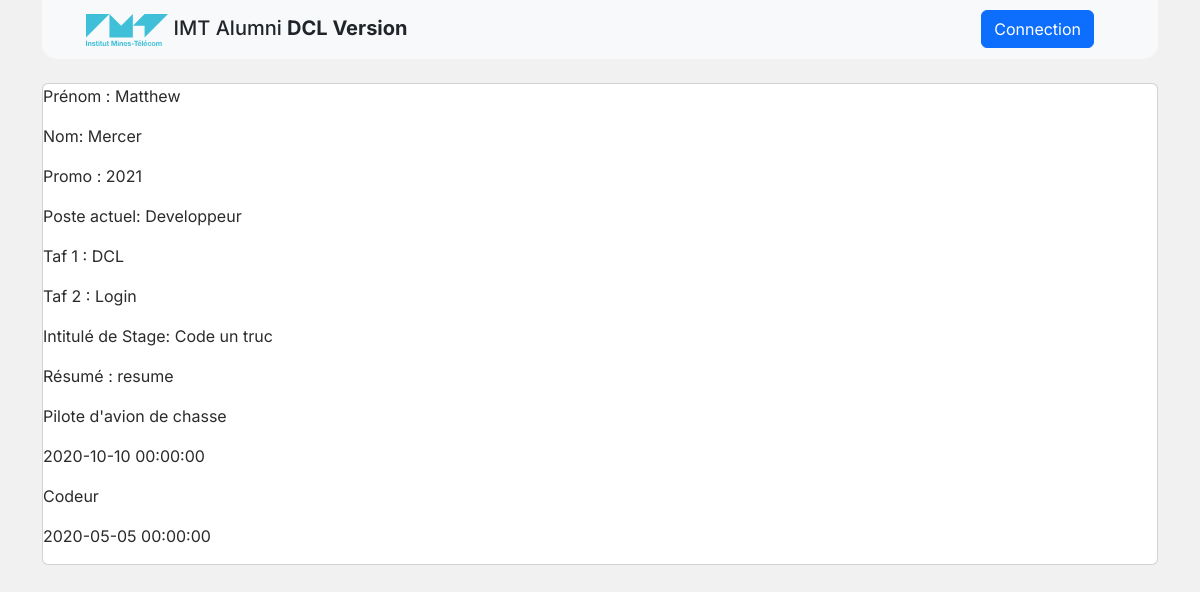
The page /detail/student?id=3 on the database its author committed.
### database/models.py (models this page shows)
class User(db.Model):
    __tablename__ = "User"
    id = db.Column(db.Integer, primary_key=True)
    name = db.Column(db.Text)
    first_name = db.Column(db.Text)
    nationality = db.Column(db.Text)
    birth_date = db.Column(db.DateTime)
    taf1 = db.Column(db.Integer, db.ForeignKey('Taf.id'))
    taf2 = db.Column(db.Integer, db.ForeignKey('Taf.id'))
    stage = db.Column(db.Integer, db.ForeignKey('Stage.id'))
    promo = db.Column(db.Integer, db.ForeignKey('Promo.id'))
    occupation= db.Column(db.Text)
    role= db.Column(db.Text)

class Promo(db.Model):
    __tablename__ = "Promo"
    id = db.Column(db.Integer, primary_key=True)
    annee = db.Column(db.Integer)

class Taf(db.Model):
    __tablename__ = "Taf"
    id = db.Column(db.Integer, primary_key=True)
    name = db.Column(db.Text)
    director = db.Column(db.Text)

class Stage(db.Model):
    __tablename__ = "Stage"
    id = db.Column(db.Integer, primary_key=True)
    title = db.Column(db.Text)
    date_start = db.Column(db.DateTime)
    date_end = db.Column(db.DateTime)
    resume = db.Column(db.Text)
    rapport = db.Column(db.Text)
    tutor = db.Column(db.Integer, db.ForeignKey('Tutor.id'))
    enterprise = db.Column(db.Integer, db.ForeignKey('Organisation.id'))

class Occupation(db.Model):
    __tablename__ = "Occupation"
    id = db.Column(db.Integer, primary_key=True)
    title = db.Column(db.Text)
    description = db.Column(db.Text)
    start_date = db.Column(db.Integer)
    id_user = db.Column(db.Integer, db.ForeignKey('User.id'))
    organisation = db.Column(db.Integer, db.ForeignKey('Organisation.id'))

### app.py (the view)
@app.route("/detail/student")
def detailed_student():
    id = request.args.get('id', default='*', type=int)
    student = User.query.filter(User.id==id)[0]
    print(student.name)
    taf1 = Taf.query.filter(Taf.id==student.taf1)[0]
    taf2 = Taf.query.filter(Taf.id==student.taf2)[0]
    stage = Stage.query.filter(Stage.id== student.stage)[0]
    promo = Promo.query.filter(Promo.id==student.promo)[0]
    occupations = Occupation.query.filter(Occupation.id_user==student.id)
    return render_template("detailedStudent.html.jinja2", student=student, taf1=taf1, taf2=taf2, stage=stage, promo=promo, occupations=occupations)

### templates/detailedStudent.html.jinja2
{% extends "layout.html.jinja2" %}
{% block body %}
<div class="container">
<div class="card"
<p>Prénom : {{ student.first_name }} </p>
<p>Nom: {{ student.name }}</p>
    <p>Promo : {{ promo.annee }}</p>
<p>Poste actuel: {{ student.occupation }}</p>
<p>Taf 1 : {{ taf1.name }}</p>
<p>Taf 2 : {{ taf2.name }}</p>
<p>Intitulé de Stage: {{ stage.title }}</p>
<p>Résumé : {{ stage.resume }}</p>
    {% for occupation in occupations %}
        <p>{{ occupation.title }}</p>
        <p>{{ occupation.start_date }}
    {% endfor %}
{% endblock %}

### static/css/style.css (style rules this page uses)
html body { font-family: 'Inter', sans-serif !important; color: #2b2b2b !important; }
.card { transition: all 0.2s ease; border-radius: 17px; }

### rows shown on the page
User: first_name "Matthew", name "Mercer", occupation "Developpeur"
Promo: annee "2021"
Taf: name "DCL"
Taf: name "Login"
Stage: title "Code un truc", resume "resume"
Occupation: title "Pilote d'avion de chasse", start_date "2020-10-10 00:00:00"
Occupation: title "Codeur", start_date "2020-05-05 00:00:00"
